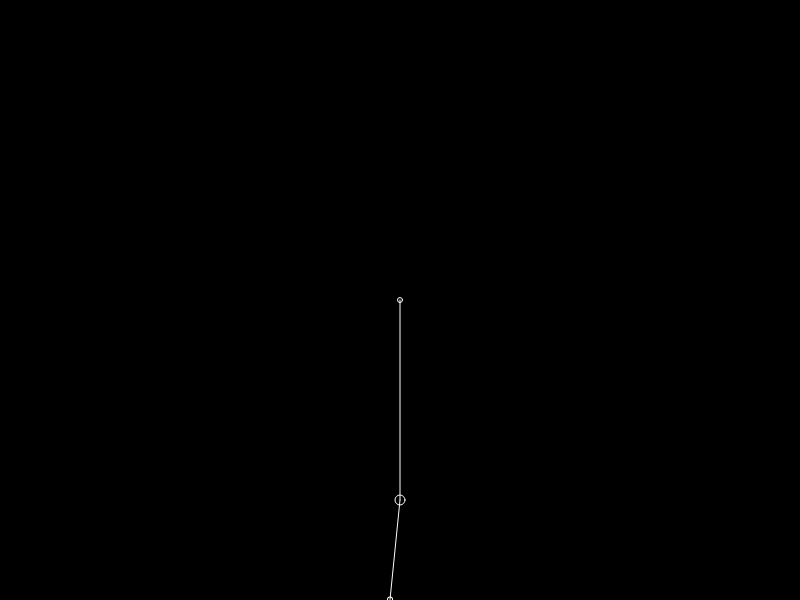
Frame 1 (no input)
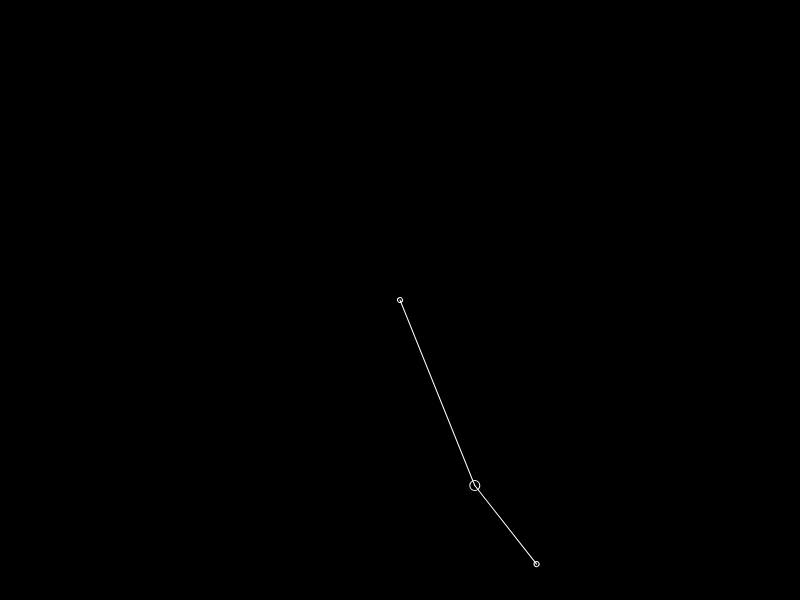
Frame 60 (no input)
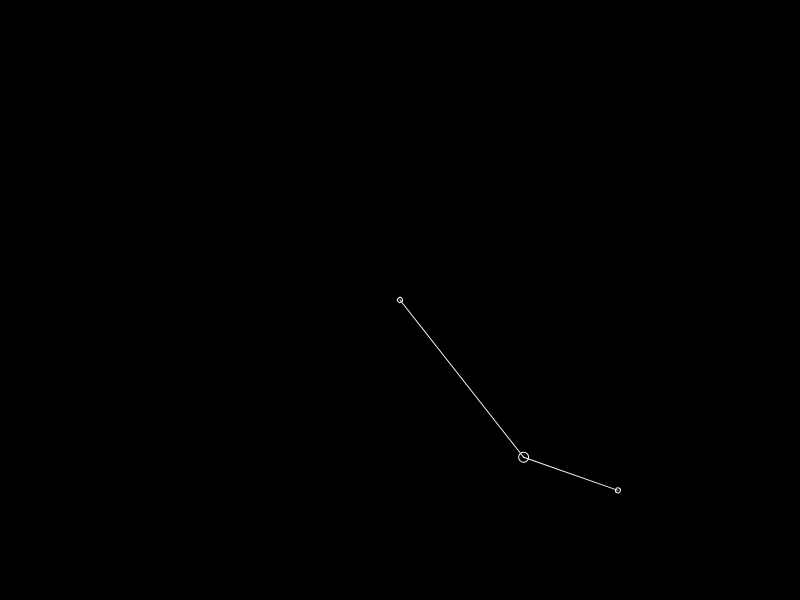
Frame 120 (the mouse pressed at the canvas centre since frame 60)

The p5.js sketch that drew these frames (run headless with seeded random() and noise() and a simulated clock; from frame 60 on, the mouse is pressed at the canvas centre):

// p5.js sketch
// ── sketch.js
var R = 200;
var r = 100;
var t = 0;
var dt = 0.1;

function setup() {
	createCanvas(800,600);
}

function draw() {
	background(0);
	noFill();
	stroke(255);

	translate(width/2, height/2);
	rotate(t);
	ellipse(0,0, 5,5);
	line(0,0, 0, R);

	ellipse(0, R, 10, 10);
	t += dt;
	translate(0, R);
	rotate(t);
	line(0,0, 0, r);
	ellipse(0,r, 5, 5);
}
